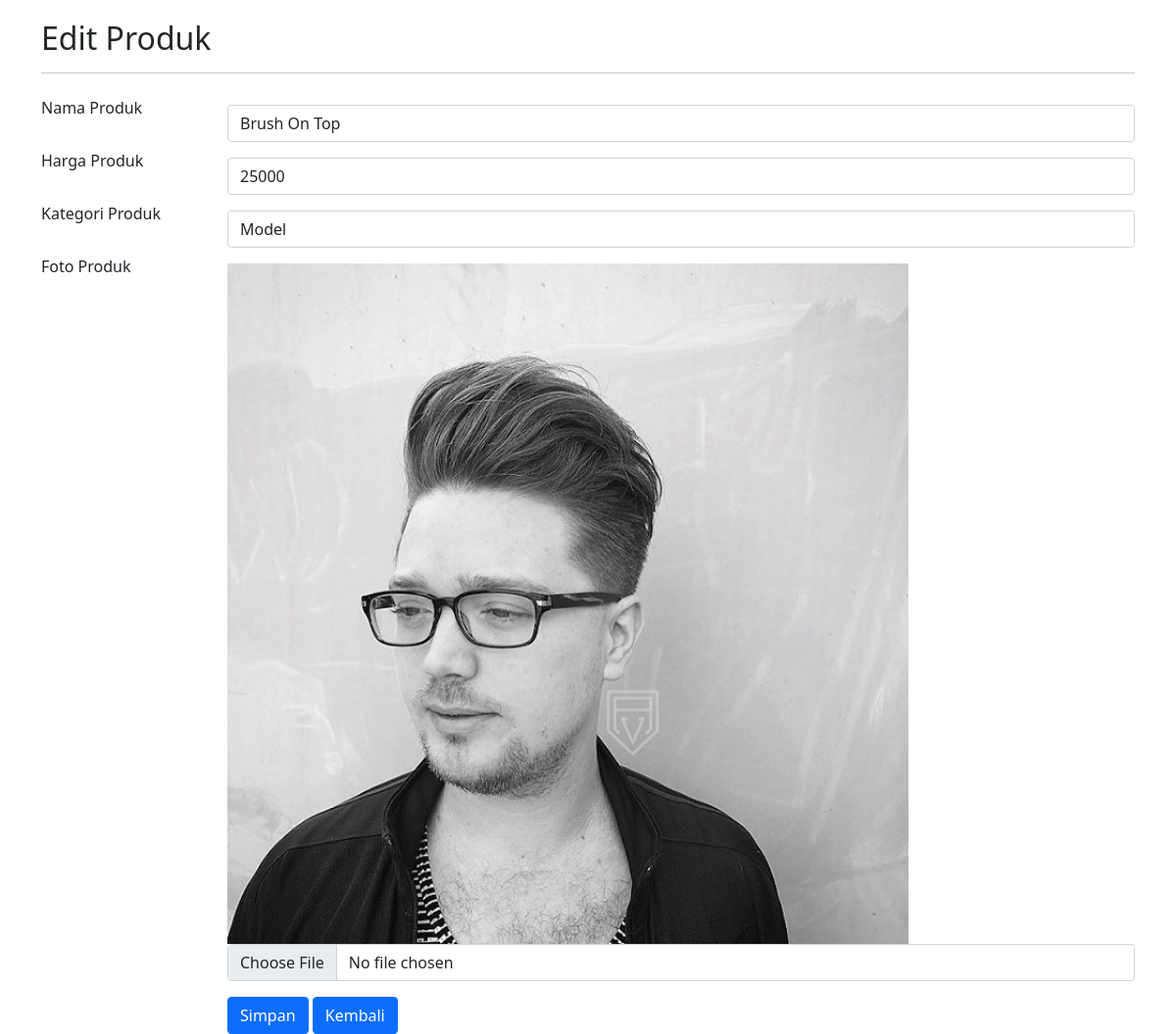
Screenshot of /admin/admin-edit.php?Id_Produk=19 with the database file from the repository.
### tables this page shows
CREATE TABLE `produk` (
  `Id_Produk` int(255) NOT NULL,
  `Nama_Produk` varchar(255) NOT NULL,
  `Harga_Produk` int(255) NOT NULL,
  `Kategori_Produk` varchar(255) NOT NULL,
  `Foto_Produk` varchar(255) NOT NULL
);

### admin/admin-edit.php (the view, shortened to what this page needs)
<!doctype html>
<html lang="en">
<head>
    <link href="https://cdn.jsdelivr.net/npm/bootstrap@5.0.2/dist/css/bootstrap.min.css" rel="stylesheet">
</head>
<?php
require '../koneksi.php';
$id = $_GET['Id_Produk'];
$sql = "Select * From produk where Id_Produk = '$id'";
$query = mysqli_query($koneksi, $sql);
$data = mysqli_fetch_assoc($query);
?>
<body>
    <div class="container" style="margin-top:20px">
        <h2>Edit Produk</h2>
        <hr>
        <form action="" method="POST" enctype="multipart/form-data">
            <div class="form-group row">
                <label class="col-sm-2 col-form-label">Nama Produk</label>
                <div class="col-sm-10 mt-3">
                    <input type="text" name="nama_produk" value="<?php echo $data['Nama_Produk']; ?>" class="form-control" size="4" required>
                </div>
            </div>
            <div class="form-group row">
                <label class="col-sm-2 col-form-label">Harga Produk</label>
                <div class="col-sm-10 mt-3">
                    <input type="number" min="1" step="any" name="harga" value="<?php echo $data['Harga_Produk']; ?>" class="form-control" required>
                </div>
            </div>
            <div class="form-group row">
                <label class="col-sm-2 col-form-label">Kategori Produk</label>
                <div class="col-sm-10 mt-3">
                    <input type="text" name="kategori" value="<?php echo $data['Kategori_Produk']; ?>" class="form-control" required>
                </div>
            </div>
            <div class="form-group row">
                <label class="col-sm-2 col-form-label">Foto Produk</label>
                <div class="col-sm-10 mt-3">
                    <img src="../upload/<?php echo $data['Foto_Produk']; ?>" alt="<?php echo $data['Nama_Produk']; ?>" width="75%">
                    <input type="file" name="foto_produk" class="form-control">
                </div>
            </div>
            <div class="form-group row">
                <label class="col-sm-2 col-form-label">&nbsp;</label>
                <div class="col-sm-10 mt-3">
                    <input type="submit" name="submit" class="btn btn-primary" value="Simpan">
                    <input type="button" onClick="javascript:history.back()" class="btn btn-primary" value="Kembali">
                </div>
            </div>
        </form>
    </div>

### rows the page displays
produk: nama_produk "Brush On Top", harga "25000", kategori "Model", Foto_Produk (picture)
